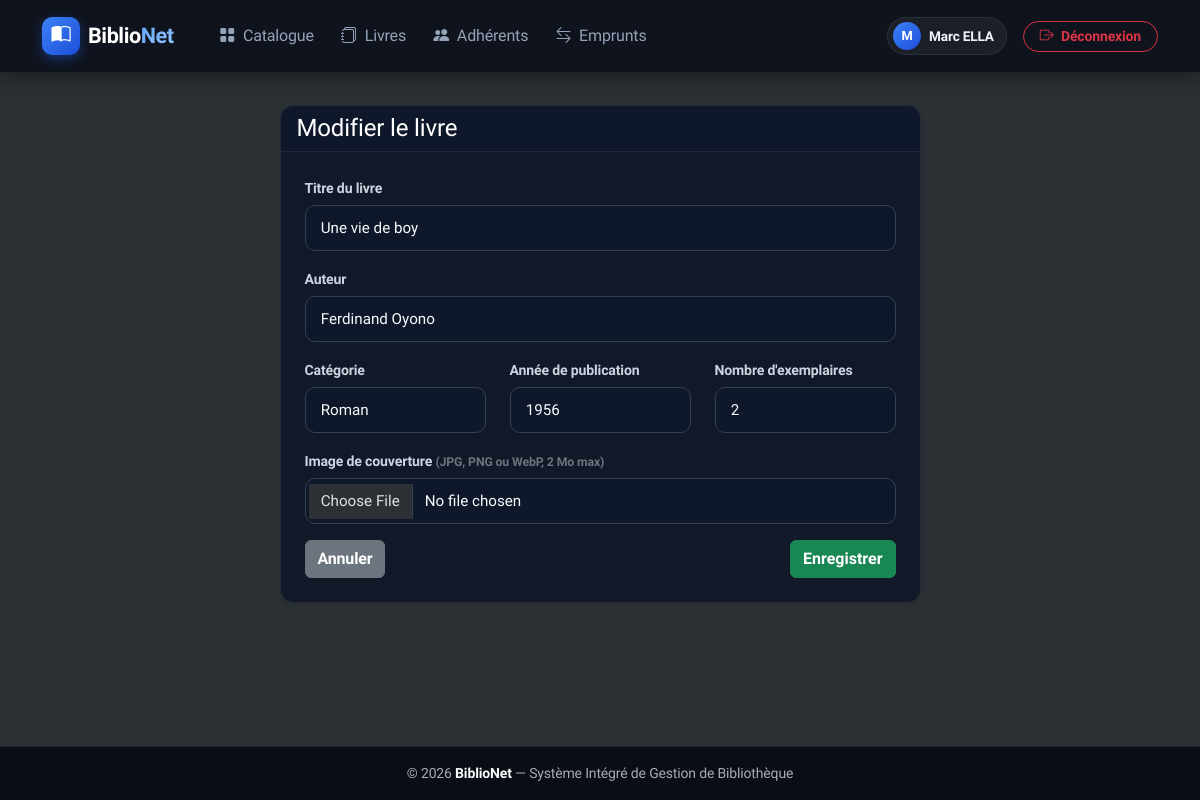
/public/livres/edit/2 (signed in), run on the app's committed database.
### tables this page shows
CREATE TABLE livres (
  id INT AUTO_INCREMENT PRIMARY KEY,
  titre VARCHAR(255) NOT NULL,
  auteur VARCHAR(150) NOT NULL,
  categorie VARCHAR(100) NOT NULL,
  annee INT NOT NULL,
  nb_exemplaires INT NOT NULL DEFAULT 1,
  image VARCHAR(255) DEFAULT NULL,
  created_at TIMESTAMP DEFAULT CURRENT_TIMESTAMP
);

### core/Controller.php (called while the page is built, shortened)
<?php
abstract class Controller {
    protected function render(string $view, array $data = []): void {
        $viewPath = dirname(__DIR__) . "/app/views/$view.php";
        extract($data);
        require $viewPath;
        require dirname(__DIR__) . "/app/views/layouts/main.php";
    }
}

### app/controllers/livreController.php (called while the page is built, shortened)
<?php
require_once dirname(__DIR__) . '/models/Livre.php';
class LivreController extends Controller {
    private Livre $livreModel;
    public function __construct() {
        $this->livreModel = new Livre();
    }
    public function edit($id): void {
        $livre = $this->livreModel->find((int)$id);
        $this->render('livres/form', ['title' => 'Modifier le livre', 'livre' => $livre]);
    }
}

### public/index.php (called while the page is built, shortened)
<?php
require_once dirname(__DIR__) . '/config/config.php';
require_once dirname(__DIR__) . '/core/Database.php';
require_once dirname(__DIR__) . '/core/Controller.php';
$url = $_GET['url'] ?? '';
$router = new Router();
$router->dispatch($url);

### config/config.php (called while the page is built, shortened)
<?php
function e(?string $string): string {
    return htmlspecialchars($string ?? '', ENT_QUOTES, 'UTF-8');
}

### core/Database.php (called while the page is built)
<?php
class Database {
    private static ?PDO $instance = null;
    public static function getConnection(): PDO {
        if (self::$instance === null) {
            try {
                $dsn = "mysql:host=" . DB_HOST . ";dbname=" . DB_NAME . ";charset=utf8mb4";
                self::$instance = new PDO($dsn, DB_USER, DB_PASS, [
                    PDO::ATTR_ERRMODE => PDO::ERRMODE_EXCEPTION,
                    PDO::ATTR_DEFAULT_FETCH_MODE => PDO::FETCH_ASSOC,
                    PDO::ATTR_EMULATE_PREPARES => false
                ]);
            } catch (PDOException $e) {
                die("Erreur de connexion à la base de données.");
            }
        }
        return self::$instance;
    }
}

### app/models/Livre.php (called while the page is built, shortened)
<?php
class Livre {
    private PDO $db;
    public function __construct() {
        $this->db = Database::getConnection();
    }
    public function find(int $id): ?array {
        $stmt = $this->db->prepare("SELECT * FROM livres WHERE id = ?");
        $stmt->execute([$id]);
        $livre = $stmt->fetch();
        return $livre ?: null;
    }
}

### app/views/livres/form.php (the view, shortened to what this page needs)
<?php
$isEdit = isset($livre);
$actionUrl = $isEdit ? APP_URL . "/livres/update/" . $livre['id'] : APP_URL . "/livres/store";
?>
<div class="row justify-content-center">
    <div class="col-md-7">
        <div class="card shadow-sm">
            <div class="card-header bg-dark text-white">
                <h4 class="mb-0"><?= e($title) ?></h4>
            </div>
            <div class="card-body p-4">
                <form method="POST" action="<?= $actionUrl ?>" enctype="multipart/form-data">
                    <div class="mb-3">
                        <label class="form-label">Titre du livre</label>
                        <input type="text" name="titre" class="form-control" required
                               value="<?= e($livre['titre'] ?? '') ?>">
                    </div>
                    <div class="mb-3">
                        <label class="form-label">Auteur</label>
                        <input type="text" name="auteur" class="form-control" required
                               value="<?= e($livre['auteur'] ?? '') ?>">
                    </div>
                    <div class="row">
                        <div class="col-md-4 mb-3">
                            <label class="form-label">Catégorie</label>
                            <input type="text" name="categorie" class="form-control" required
                                   value="<?= e($livre['categorie'] ?? '') ?>" placeholder="Roman, Informatique...">
                        </div>
                        <div class="col-md-4 mb-3">
                            <label class="form-label">Année de publication</label>
                            <input type="number" name="annee" class="form-control" required
                                   value="<?= e((string)($livre['annee'] ?? date('Y'))) ?>">
                        </div>
                        <div class="col-md-4 mb-3">
                            <label class="form-label">Nombre d'exemplaires</label>
                            <input type="number" name="nb_exemplaires" min="0" class="form-control" required
                                   value="<?= e((string)($livre['nb_exemplaires'] ?? 1)) ?>">
                        </div>
                    </div>
                    <div class="mb-3">
                        <label class="form-label">Image de couverture <small class="text-secondary">(JPG, PNG ou WebP, 2 Mo max)</small></label>
                        <input type="file" name="image" class="form-control" accept="image/jpeg,image/png,image/webp">
                    </div>
                    <div class="d-flex justify-content-between mt-3">
                        <a href="<?= APP_URL ?>/livres" class="btn btn-secondary">Annuler</a>
                        <button type="submit" class="btn btn-success">Enregistrer</button>
                    </div>
                </form>
            </div>
        </div>
    </div>
</div>

### public/assets/css/style.css (style rules this page uses)
:root { --primary-color: #3b82f6; --primary-hover: #2563eb; --primary-gradient: linear-gradient(135deg, #3b82f6 0%, #1d4ed8 100%); --bg-page: #0b0f19; --bg-card: #111827; --bg-card-hover: #162032; --bg-header: #0f172a; --border-color: rgba(255, 255, 255, 0.08); --border-focus: #3b82f6; --text-primary: #f8fafc; --text-secondary: #94a3b8; --text-muted: #64748b; --shadow-dark: 0 10px 30px rgba(0, 0, 0, 0.5); --shadow-card: 0 4px 16px rgba(0, 0, 0, 0.35); --shadow-hover: 0 12px 28px rgba(37, 99, 235, 0.25); }
body { font-family: 'Plus Jakarta Sans', -apple-system, BlinkMacSystemFont, "Segoe UI", Roboto, sans-serif; background-color: var(--bg-page) !important; color: var(--text-primary) !important; min-height: 100vh; display: flex; flex-direction: column; letter-spacing: -0.01em; }
.btn { font-weight: 600; transition: all 0.2s ease; }
.card { background-color: var(--bg-card) !important; border: 1px solid var(--border-color) !important; border-radius: 14px; box-shadow: var(--shadow-card); transition: transform 0.25s cubic-bezier(0.16, 1, 0.3, 1), box-shadow 0.25s cubic-bezier(0.16, 1, 0.3, 1), border-color 0.25s ease; overflow: hidden; color: var(--text-primary); }
.card-header { background-color: var(--bg-header) !important; border-bottom: 1px solid var(--border-color); color: var(--text-primary); }
.form-control, .form-select, .input-group-text { background-color: #0f172a !important; border: 1px solid #334155 !important; color: #f8fafc !important; border-radius: 10px; padding: 0.65rem 0.95rem; font-size: 0.95rem; transition: all 0.2s ease; }
.form-control::placeholder { color: #64748b !important; }
.form-label { font-weight: 600; font-size: 0.88rem; color: #cbd5e1; margin-bottom: 0.4rem; }

### data on the page
livres: titre "Une vie de boy", auteur "Ferdinand Oyono", categorie "Roman", annee "1956", nb_exemplaires "2"

### other printed values
substr($_SESSION['user']['nom'], 0, 1) "M"
$_SESSION['user']['nom'] "Marc ELLA"
$title "Modifier le livre"
